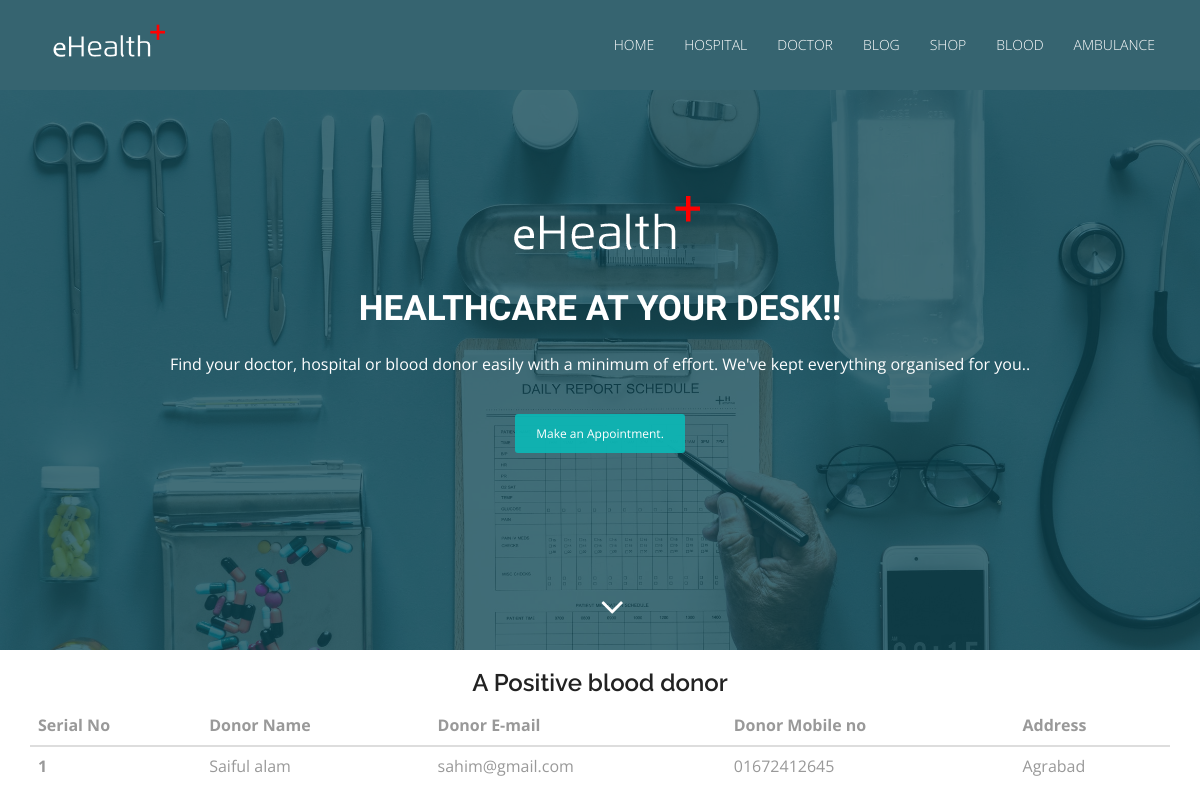
Page /index.php/welcome/a_positive on the earlier database version.
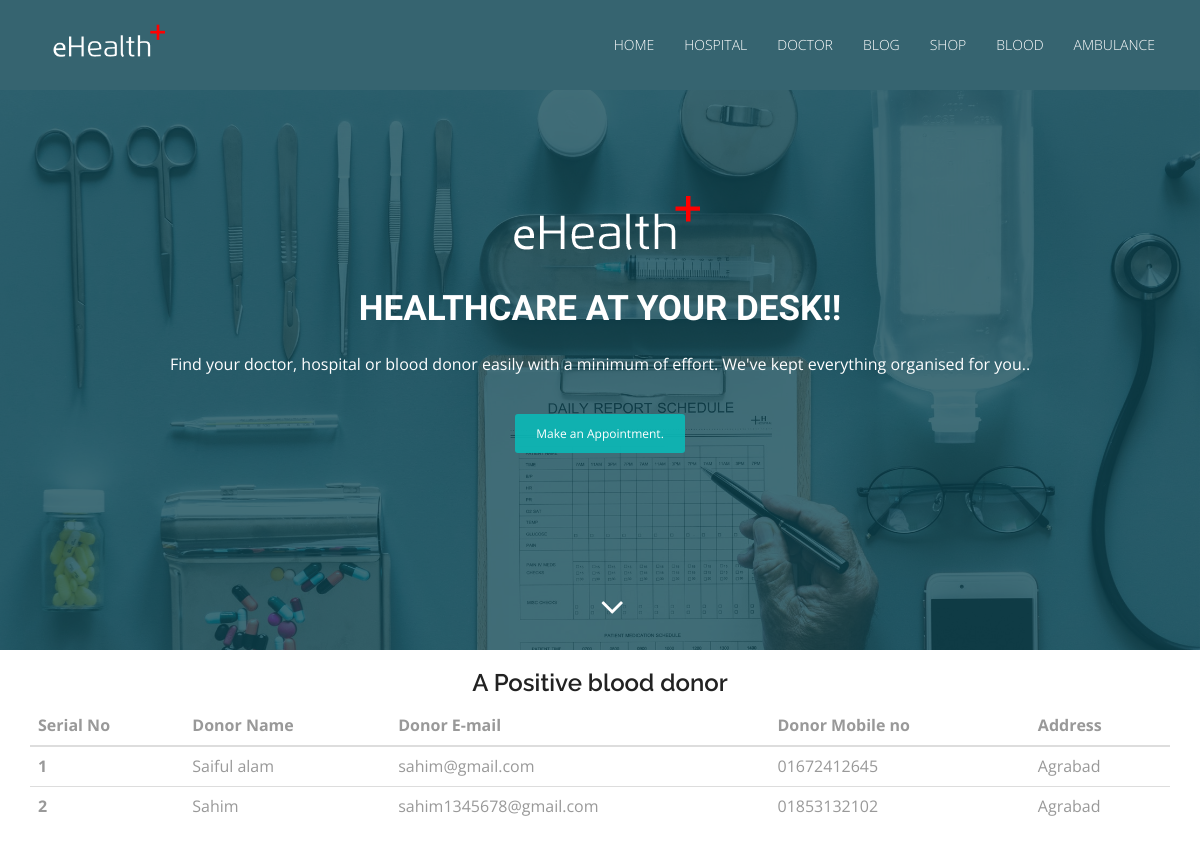
Same page on the later database version.
### tables this page shows
CREATE TABLE `tbl_donor` (
  `donor_id` int(11) NOT NULL,
  `donor_name` varchar(255) NOT NULL,
  `donor_blood_group` varchar(11) NOT NULL,
  `donor_email` varchar(255) NOT NULL,
  `donor_mobile_no` varchar(16) NOT NULL,
  `donor_address` varchar(255) NOT NULL,
  `donor_status` tinyint(3) NOT NULL
);

### application/controllers/Welcome.php (called while the page is built, shortened)
<?php
class Welcome extends CI_Controller {
    public function __construct()
    {
        $this->load->model('welcome_model');
    }
    public function a_positive()
    {
        $data = array();
        $data['all_a_positive_donor'] = $this->welcome_model->all_active_a_positive_donors('A+');
        $this->load->view('pages/a_positive',$data);
    }
}

### index.php (called while the page is built, shortened)
<?php
require_once BASEPATH.'core/CodeIgniter.php';

### application/models/Welcome_model.php (called while the page is built, shortened)
<?php
class Welcome_model extends CI_Model{
    public function all_active_a_positive_donors($donor_blood_group)
    {
        $result = $this->db->select('*')
            ->from('tbl_donor')
            ->where(array('donor_status' => 1, 'donor_blood_group' => $donor_blood_group))
            ->get()->result();
        return $result;
    }
}

### application/views/pages/a_positive.php (the view, shortened to what this page needs)
<!DOCTYPE html>
<html lang="en">
<head>
    <link rel="stylesheet" type="text/css" href="<?php echo base_url()?>asset/css/font-awesome.min.css">
    <link rel="stylesheet" type="text/css" href="<?php echo base_url()?>asset/css/bootstrap.min.css">
    <link rel="stylesheet" type="text/css" href="<?php echo base_url()?>asset/css/style.css">
</head>
<body id="myPage" data-spy="scroll" data-target=".navbar" data-offset="60">
<section id="banner" class="banner">
    <div class="bg-color">
        <nav class="navbar navbar-default navbar-fixed-top">
            <div class="container">
                <div class="col-md-12">
                    <div class="navbar-header">
                        <a class="navbar-brand" href="#"><img src="<?php echo base_url()?>asset/img/logo.png" class="img-responsive" style="width: 140px; margin-top: -16px;"></a>
                    </div>
                    <div class="collapse navbar-collapse navbar-right" id="myNavbar">
                        <ul class="nav navbar-nav">
                            <li class=""><a href="index.html">Home</a></li>
                            <li class=""><a href="hospital.html">Hospital</a></li>
                            <li class=""><a href="doctorlist.html">Doctor</a></li>
                            <li class=""><a href="#blog">Blog</a></li>
                            <li class=""><a href="#shop">Shop</a></li>
                            <li class=""><a href="blood.html">Blood</a></li>
                            <li class=""><a href="ambulance.html">Ambulance</a></li>
                        </ul>
                    </div>
                </div>
            </div>
        </nav>
        <div class="container">
            <div class="row">
                <div class="banner-info">
                    <div class="banner-logo text-center">
                        <img src="<?php echo base_url()?>asset/img/logo.png" class="img-responsive">
                    </div>
                    <div class="banner-text text-center">
                        <h1 class="white">Healthcare at your desk!!</h1>
                        <p>Find your doctor, hospital or blood donor easily with a minimum of effort. We've kept everything organised for you..</p>
                        <a href="doctorlist.html" class="btn btn-appoint">Make an Appointment.</a>
                    </div>
                    <div class="overlay-detail text-center">
                        <a href="#cta-3"><i class="fa fa-angle-down"></i></a>
                    </div>
                </div>
            </div>
        </div>
    </div>
</section>
<div class="container">
    <h3 class="text-center">A Positive blood donor</h3>
    <table class="table table-dark">
        <thead>
        <tr>
           <th scope="col">Serial No</th>
            <th scope="col">Donor Name</th>
            <th scope="col">Donor E-mail</th>
            <th scope="col">Donor Mobile no</th>
            <th scope="col">Address</th>
        </tr>
        </thead>
        <tbody>
        <?php
        $i = 1;
        foreach($all_a_positive_donor as $v_donor){
        ?>
        <tr>
            <th scope="row"><?php echo $i++?></th>
            <td><?php echo $v_donor->donor_name?></td>
            <td><?php echo $v_donor->donor_email?></td>
            <td><?php echo $v_donor->donor_mobile_no?></td>
            <td><?php echo $v_donor->donor_address?></td>
        </tr>
<?php } ?>
        </tbody>
    </table>
</div>
</body>
</html>

Differences in the rows shown:
added tbl_donor: donor_name "Sahim", donor_email "sahim1345678@gmail.com", donor_mobile_no "01853132102", donor_address "Agrabad"
